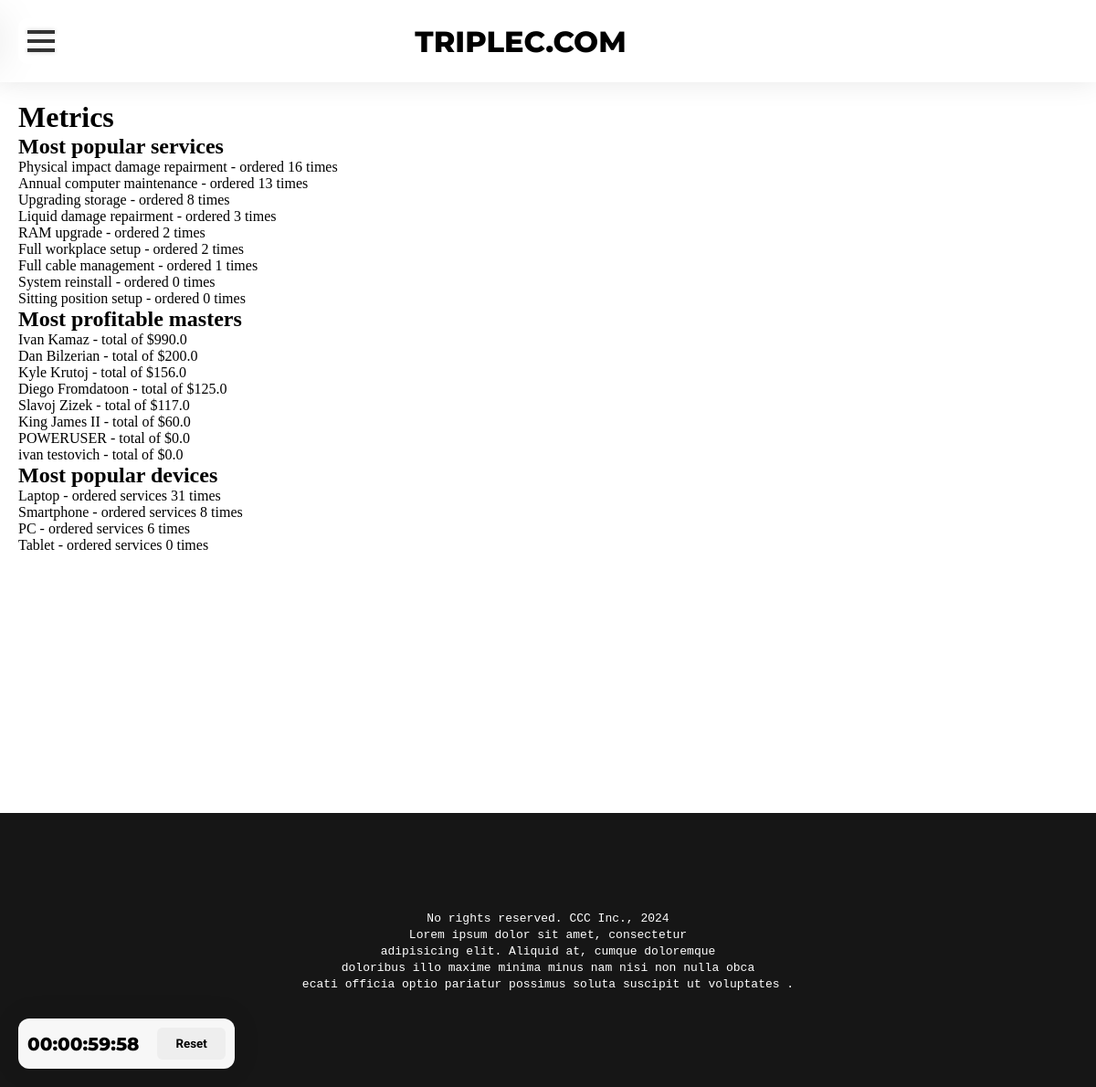
Page /metrics/ (signed in) on the earlier database version.
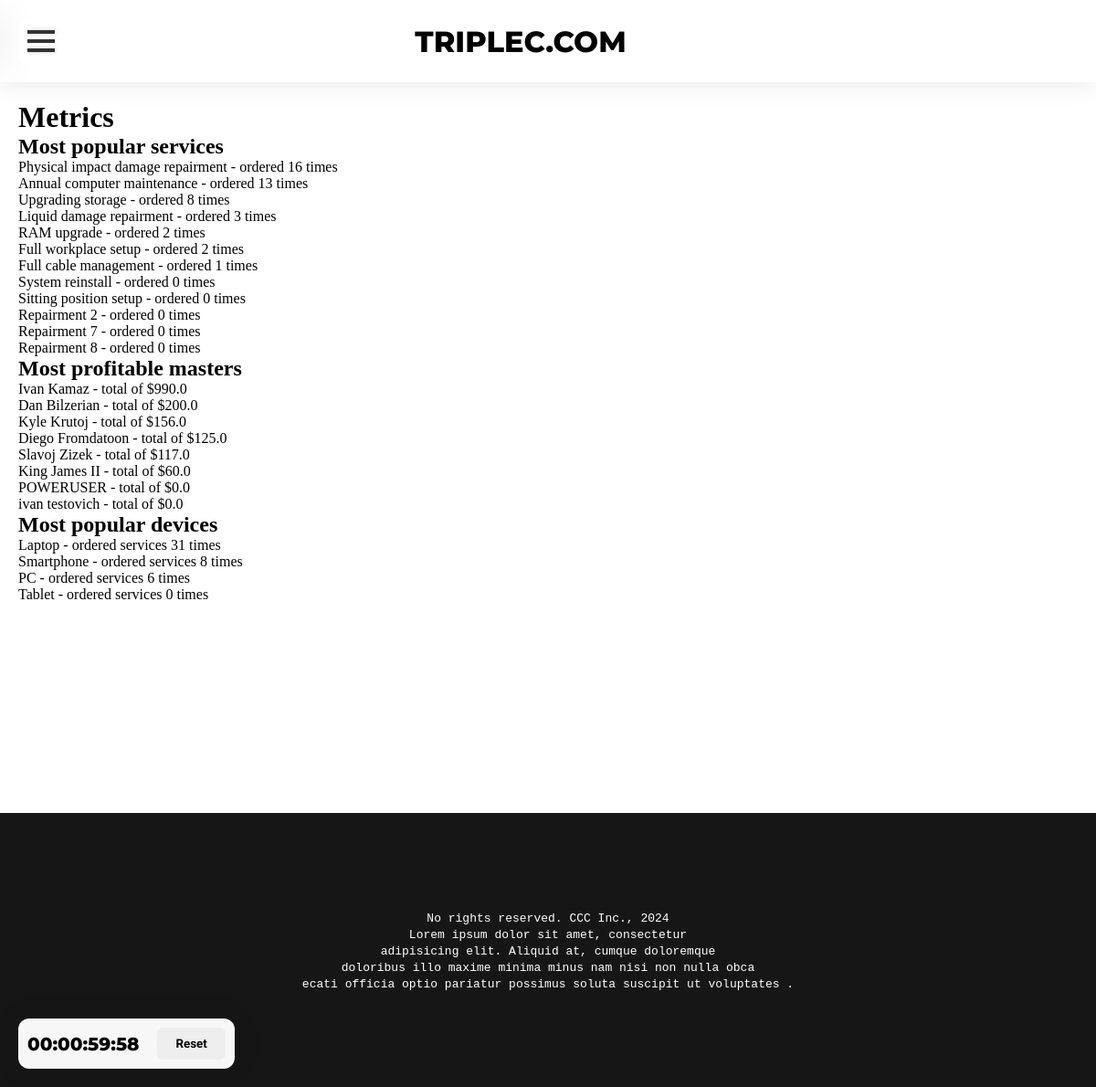
Same page on the later database version.
### service_app/models.py (models this page shows, shortened)
class Service(models.Model):
    service_type_id = models.ForeignKey(ServiceType, on_delete=models.CASCADE)
    name = models.CharField("Service name", max_length=100)
    description = models.CharField("Service description", max_length=200)
    base_price_in_usd = models.FloatField("Base service price in USD without parts")
    device_types = models.ManyToManyField(DeviceType)

class Master(models.Model):
    user = models.ForeignKey(User, on_delete=models.CASCADE)
    name = models.CharField("Master name", max_length=100)
    experience_in_years = models.IntegerField("Work experience in years")
    speciality = models.ForeignKey(MasterSpeciality, on_delete=models.CASCADE)
    photo = models.ImageField('Profile picture for master', null=True)
    phone_number = models.CharField('Phone number', max_length=15, default="80291112233")

class DeviceType(models.Model):
    name = models.CharField("Device type name", max_length=100)
    description = models.CharField("Device type description", max_length=200)

### metric_app/views.py (the view)
# urls.py: path('', views.non_graph_metrics),
@user_passes_test(is_superuser)
@login_required
def non_graph_metrics(request):
    m1 = services_ordered_by_popularity()
    metric1 = {
        'name': 'Most popular services',
        'list': m1
    }
    m2 = most_profitable_master()
    metric2 = {
        'name': 'Most profitable masters',
        'list': m2
    }
    m3 = most_popular_devices()
    metric3 = {
        'name': 'Most popular devices',
        'list': m3
    }
    print(metric1)
    return render(request, 'metric_app/metrics.html', {'metric1': metric1, 'metric2': metric2, 'metric3': metric3})

### cart_app/models.py (called while the page is built)
    def count_total(self):
        total = 0.0
        for component in self.additional_components.all():
            total += component.price_in_usd
        return total + self.service.base_price_in_usd

### metric_app/views.py (called while the page is built)
def is_superuser(user):
    return user.is_superuser

def services_ordered_by_popularity():
    services = Service.objects.all()
    result = {}
    for service in services:
        count = 0
        entries = OrderEntry.objects.all()
        for entry in entries:
            if entry.service.id == service.id:
                count += 1
        result[service.name] = count
    return dict(sorted(result.items(), reverse=True, key=lambda el: el[1]))

def most_profitable_master():
    masters = Master.objects.all()
    result = {}
    for master in masters:
        total = 0.0
        entries = OrderEntry.objects.filter(master=master)
        for entry in entries:
            total += entry.count_total()
        result[master.name] = total
    return dict(sorted(result.items(), reverse=True, key=lambda el: el[1]))

def most_popular_devices():
    device_types = DeviceType.objects.all()
    result = {}
    for device_type in device_types:
        count = 0
        entries = OrderEntry.objects.filter(device_type=device_type)
        for entry in entries:
            count += 1
        result[device_type.name] = count
    return dict(sorted(result.items(), reverse=True, key=lambda el: el[1]))

### metric_app/templates/metric_app/metrics.html (shortened to what this page needs)
{% extends 'mainapp/layout.html' %}
{% block main_block %}
    <h1>Metrics</h1>
    <h2>{{ metric1.name }}</h2>
    {% for service, count in metric1.list.items %}
        {{ service }} -  ordered {{ count }} times
        <br>
    {% endfor %}
    <h2>{{ metric2.name }}</h2>
    {% for master, total in metric2.list.items %}
        {{ master }} - total of ${{ total }}
        <br>
    {% endfor %}
    <h2>{{ metric3.name }}</h2>
    {% for device_type, count in metric3.list.items %}
        {{ device_type }} - ordered services {{ count }} times
        <br>
    {% endfor %}
{% endblock %}

### mainapp/templates/mainapp/layout.html (shortened to what this page needs)
{% load static %}
<!doctype html>
<html lang="en">
<head>
    <link rel="stylesheet" href="{% static 'style.css' %}">
    <link rel="stylesheet" href="{% static 'sidebar.css' %}">
    <link rel="stylesheet" href="{% static 'media.css' %}">
    <link rel="stylesheet" href="{% static 'slider.css' %}">
</head>
<body>
<div class="timer">
    <div class="time">00:00:00:00</div>
    <button class="reset_timer btn_general">Reset</button>
</div>
<div class="wrapper">
    {% include 'mainapp/navigation.html' %}
    <header class="main_header">
        <h1 id="logo">TRIPLEC.COM</h1>
        <div class="header_logo"></div>
    </header>
    <main class="content">
        {% block main_block %}{% endblock %}
    </main>
    <footer class="main_footer">
        <div style="text-align: center">
            <code>No rights reserved. CCC Inc., 2024</code>
            <br>
            <samp>
                Lorem ipsum dolor sit amet, consectetur <br>
                adipisicing elit. Aliquid at, cumque doloremque <br>
                doloribus illo maxime minima minus nam nisi non nulla obca <br>
                ecati officia optio pariatur possimus soluta susc<wbr>ipit ut voluptates .
            </samp>
        </div>
    </footer>
</div>
</body>
</html>

### mainapp/templates/mainapp/navigation.html (shortened to what this page needs)
<nav class="sidebar" id="sidebar">
    <div class="sidebar_button_layer">
        <div class="btn" id="burger" onclick="moveSidebar()">
            <div class="strip"></div>
            <div class="strip"></div>
        </div>
    </div>
    <ul>
        <li>
            <a href="{% url 'home' %}" style="padding-right: 10px">
            </a>
        </li>
        <li>
            <a href="{% url 'news' %}" style="padding-right: 10px">
                News</a>
        </li>
        <li>
            <a href="{% url 'about' %}" style="padding-right: 10px">
                About us</a>
        </li>
        <li>
            <a href="{% url 'services' %}" style="padding-right: 10px">
                Services</a>
        </li>
        <li>
            <a href="{% url 'cart_items' %}" style="padding-right: 10px">
                Cart</a>
        </li>
        <li>
            <a href="{% url 'faq' %}" style="padding-right: 10px">
                FAQ</a>
        </li>
        <li>
            <a href="{% url 'contacts' %}" style="padding-right: 10px">
                Contact us</a>
        </li>
        <li>
            <a href="{% url 'coupons' %}" style="padding-right: 10px">
                Coupons</a>
        </li>
        <li>
            <a href="{% url 'privacy_policy' %}" style="padding-right: 10px">
                Privacy policy</a>
        </li>
        <li>
            <a href="{% url 'reviews' %}" style="padding-right: 10px">
                Reviews</a>
        </li>
        <li>
            <a href="{% url 'vacancies' %}" style="padding-right: 10px">
                Vacancies</a>
        </li>
        <li>
            <a href="{% url 'order_list' %}" style="padding-right: 10px">
                Orders</a>
        </li>
        <li>
            <a href="{% url 'master_orders' %}" style="padding-right: 10px">
                For masters</a>
        </li>
    </ul>
</nav>

### static/style.css (style rules this page uses)
* { margin: 0; padding: 0; box-sizing: border-box; }
body { margin: 0 !important; }
.wrapper { width: 100%; }
.content { min-height: 100vh; width: 100%; padding: 20px; }
.main_footer { background-color: #161616; width: 100%; height: 300px; display: flex; align-items: center; justify-content: center; color: #ffffff; }
.btn_general { display: inline-block; outline: none; padding: 10px 20px; border-radius: 6px; border: none; background-color: #eeeeee; font-family: "Roboto", sans-serif; font-weight: bold; transition: .2s ease-in-out; cursor: pointer; text-decoration: none; color: #000000; pointer-events: all; }
.main_header { width: 100%; display: flex; justify-content: center; align-items: center; height: 90px; background-color: #ffffff; box-shadow: 0 0 30px rgba(0, 0, 0, .1); }
.main_header > h1 { font-family: "Montserrat", sans-serif; font-weight: 800; }
.header_logo { width: 60px; height: 60px; background-size: cover; background-position: center; }
.timer { position: fixed; z-index: 100; bottom: 20px; left: 20px; padding: 10px; background-color: #f7f7f7; box-shadow: 0 0 30px rgba(0, 0, 0, .1); display: flex; align-items: center; border-radius: 12px; }
.timer > .time { font-family: "Montserrat", sans-serif; font-weight: 800; font-size: 20px; margin-right: 20px; }

### static/sidebar.css (style rules this page uses)
.sidebar { position: fixed; width: 300px; height: 100vh; background-color: transparent; margin-left: calc(-300px + 50px + 40px); transition: .2s margin-left ease-in-out, .2s background-color ease-in-out, .2s box-shadow ease-in-out; z-index: 10; pointer-events: none; }
.sidebar ul { width: 100%; height: 100%; }
.sidebar ul li { width: 100%; padding: 15px 20px; }
.sidebar ul li a { text-decoration: none; color: #000000; font-family: "Roboto", sans-serif; font-weight: 500; display: flex; }
.sidebar_button_layer { width: 100%; padding: 20px; display: flex; justify-content: space-between; }
.sidebar_button_layer .btn { width: 50px; height: 50px; background: #ffffff; display: flex; align-items: center; justify-content: center; border-radius: 10px; transition: .2s box-shadow ease-in-out; pointer-events: all !important; }
.sidebar_button_layer .btn .strip { width: 15px; height: 3.5px; background: #333; position: relative; transition: .15s background ease-in-out; }
.sidebar_button_layer .btn .strip:nth-child(1)::after, .sidebar_button_layer .btn .strip:nth-child(1)::before, .sidebar_button_layer .btn .strip:nth-child(2)::after, .sidebar_button_layer .btn .strip:nth-child(2)::before { content: ''; color: #f00; width: 15px; height: 3.5px; position: absolute; z-index: 10; background: #333; transition: .15s; box-shadow: 0 0 5px rgba(0, 0, 0, .2); }
.sidebar_button_layer .btn .strip:nth-child(1)::after { top: -10px; left: 0; }
.sidebar_button_layer .btn .strip:nth-child(1)::before { top: 10px; left: 0; }
.sidebar_button_layer .btn .strip:nth-child(2)::after { top: -10px; right: 0; }
.sidebar_button_layer .btn .strip:nth-child(2)::before { top: 10px; right: 0; }

Differences in the rows shown:
added Service: list "Repairment 2"
added Service: list "Repairment 7"
added Service: list "Repairment 8"
Other differences:
new list line: "- ordered 0 times"
